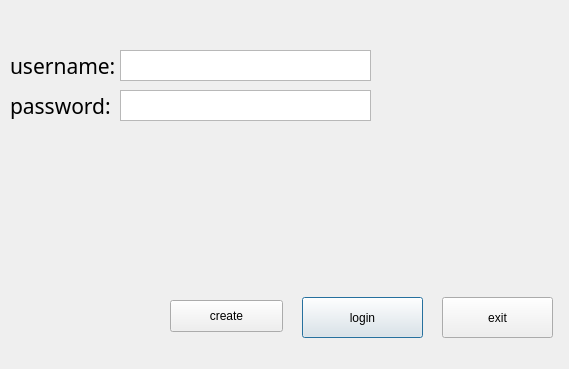
<?xml version="1.0" encoding="UTF-8"?>
<ui version="4.0">
 <class>Dialog</class>
 <widget class="QDialog" name="Dialog">
  <property name="geometry">
   <rect>
    <x>0</x>
    <y>0</y>
    <width>569</width>
    <height>369</height>
   </rect>
  </property>
  <property name="windowTitle">
   <string>Dialog</string>
  </property>
  <widget class="QPushButton" name="login">
   <property name="geometry">
    <rect>
     <x>302</x>
     <y>297</y>
     <width>121</width>
     <height>41</height>
    </rect>
   </property>
   <property name="text">
    <string>login</string>
   </property>
  </widget>
  <widget class="QPushButton" name="exit">
   <property name="geometry">
    <rect>
     <x>442</x>
     <y>297</y>
     <width>111</width>
     <height>41</height>
    </rect>
   </property>
   <property name="text">
    <string>exit</string>
   </property>
  </widget>
  <widget class="QLabel" name="label">
   <property name="geometry">
    <rect>
     <x>10</x>
     <y>50</y>
     <width>161</width>
     <height>31</height>
    </rect>
   </property>
   <property name="font">
    <font>
     <family>3ds</family>
     <pointsize>16</pointsize>
    </font>
   </property>
   <property name="text">
    <string>username:</string>
   </property>
  </widget>
  <widget class="QLabel" name="label_2">
   <property name="geometry">
    <rect>
     <x>10</x>
     <y>90</y>
     <width>141</width>
     <height>31</height>
    </rect>
   </property>
   <property name="font">
    <font>
     <family>3ds</family>
     <pointsize>16</pointsize>
    </font>
   </property>
   <property name="text">
    <string>password:</string>
   </property>
  </widget>
  <widget class="QPushButton" name="b_create">
   <property name="geometry">
    <rect>
     <x>170</x>
     <y>300</y>
     <width>113</width>
     <height>32</height>
    </rect>
   </property>
   <property name="text">
    <string>create</string>
   </property>
  </widget>
  <widget class="QPlainTextEdit" name="u_input">
   <property name="geometry">
    <rect>
     <x>120</x>
     <y>50</y>
     <width>251</width>
     <height>31</height>
    </rect>
   </property>
  </widget>
  <widget class="QPlainTextEdit" name="p_input">
   <property name="geometry">
    <rect>
     <x>120</x>
     <y>90</y>
     <width>251</width>
     <height>31</height>
    </rect>
   </property>
  </widget>
 </widget>
 <resources>
  <include location="pic.qrc"/>
  <include location="picture.qrc"/>
 </resources>
 <connections/>
</ui>
